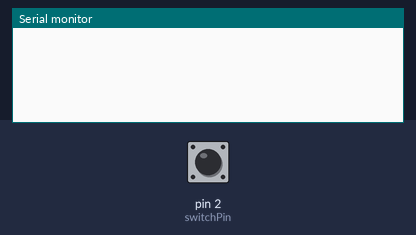
The sketch below on a simulated Arduino Uno, built with avr-gcc and run on an emulated ATmega328P. Shown: the last lines printed to the serial monitor. Inputs (shaded band) come from the test bench; at power-on: pin 2 (switchPin) HIGH.

Above: at 1.2 s.
1.3 s: pin 2 (switchPin) pulled LOW for 0.15 s
At 2.6 s:
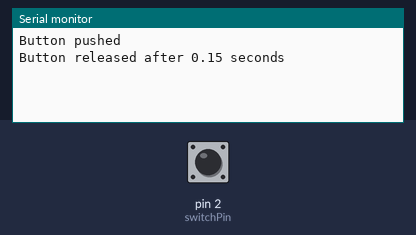
2.9 s: pin 2 (switchPin) pulled LOW for 1 s
At 3.4 s:
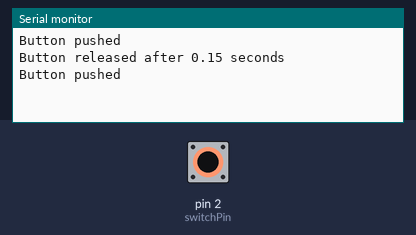
5.4 s: pin 2 (switchPin) pulled LOW for 3.2 s
At 6.5 s:
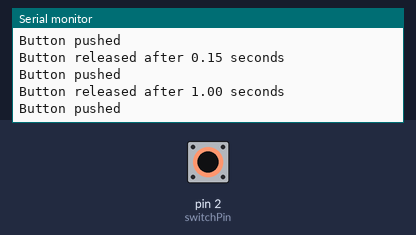

The sketch:

section_4_1.ino
```cpp
const int switchPin = 2; // the number of the input pin
long startTime; // store starting time here
long duration; // variable to store how long the timer has been running
float secduration; // variable to store the duration in seconds
int buttonState = HIGH;
int lastButtonState = HIGH;

void setup() {
  pinMode(switchPin, INPUT);
  Serial.begin(9600); //this will allow the Uno to comunicate with the serial monitor
}

void loop() {
  buttonState = digitalRead(switchPin);

  if (buttonState != lastButtonState) {
    if (buttonState == LOW) {
      Serial.println("Button pushed");
      startTime = millis();
    }
    if (buttonState == HIGH) {
      duration = millis() - startTime;
      secduration=(float)duration / 1000;

      Serial.print("Button released after ");
      Serial.print(secduration);
      Serial.println(" seconds");
    }
  }
  lastButtonState = buttonState;
}
```

Measured:
- after the input at 1.3 s, the serial monitor: prints a new line at once (image 1)
